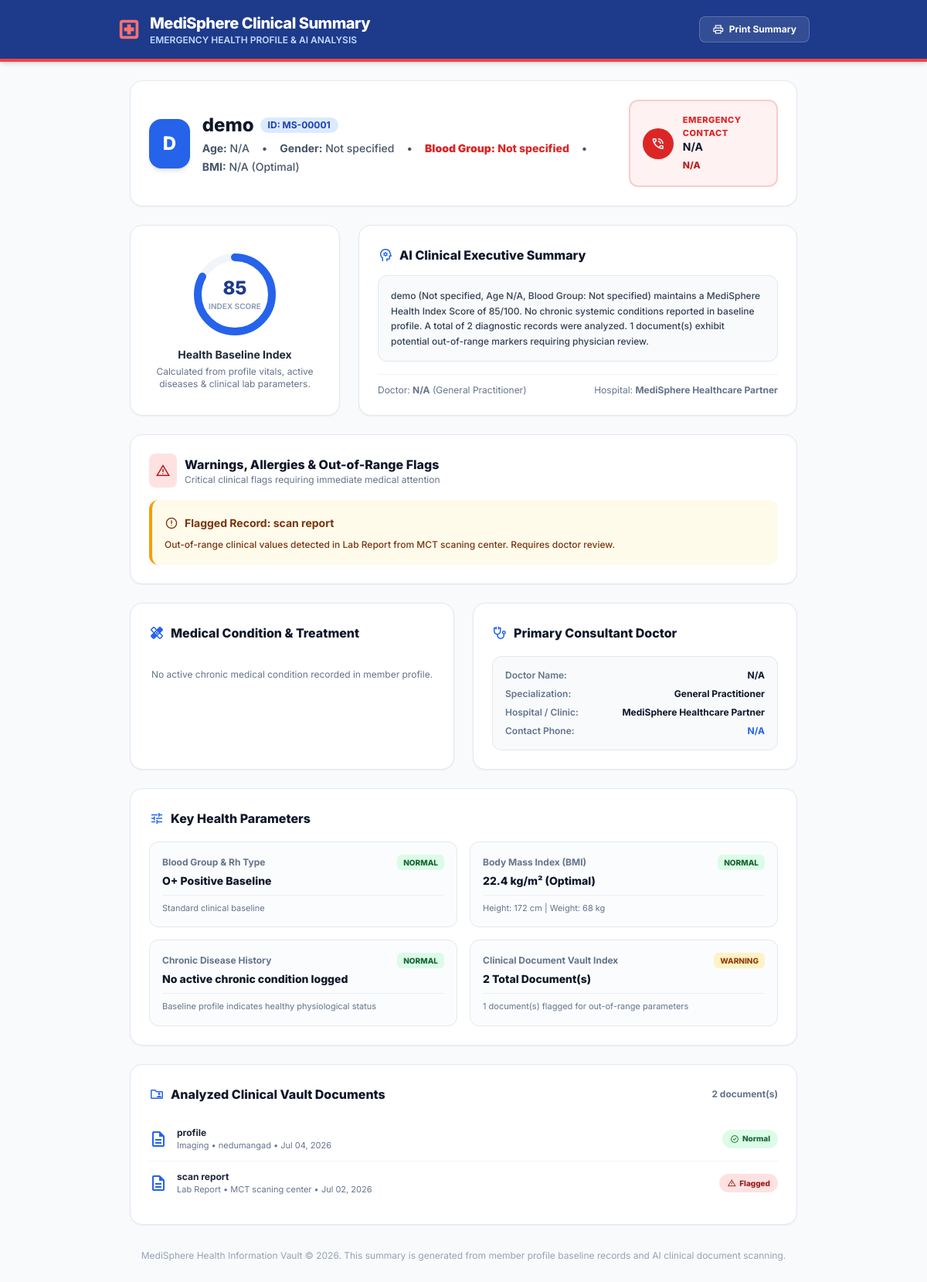
The app's page /AI_analyser/qr/myself/1/ with its own data.
### medisphere/models.py (models this page shows, shortened)
class MedicalDocument(models.Model):
    DOCUMENT_TYPE_CHOICES = [
        ('lab_report',       'Lab Report'),
        ('imaging',          'Imaging'),
        ('vaccination',      'Vaccination'),
        ('prescription',     'Prescription'),
        ('medical_history',  'Medical History'),
        ('allergy',          'Allergy'),
        ('other',            'Other'),
    ]
    profile = models.ForeignKey(
        UserProfile, on_delete=models.CASCADE, related_name='documents'
    )
    member = models.ForeignKey(
        FamilyMember, on_delete=models.CASCADE, related_name='documents', blank=True, null=True
    )
    name         = models.CharField(max_length=255)
    document_type = models.CharField(max_length=30, choices=DOCUMENT_TYPE_CHOICES, default='other')
    file         = models.FileField(upload_to='medical_docs/%Y/%m/', blank=True, null=True)
    facility     = models.CharField(max_length=255, blank=True, null=True)   # hospital / lab name
    document_date = models.DateField(blank=True, null=True)
    notes        = models.TextField(blank=True, null=True)
    has_abnormal = models.BooleanField(default=False)   # flag abnormal results
    uploaded_at  = models.DateTimeField(auto_now_add=True)
    class Meta:
        ordering = ['-document_date', '-uploaded_at']

### medisphere/views.py (the view)
# urls.py: path('AI_analyser/qr/<str:member_type>/<int:member_id>/', views.ai_summary_qr_view, name='ai_summary_qr_view'),
def ai_summary_qr_view(request, member_type, member_id):
    member = None
    if member_type == 'member':
        member = get_object_or_404(FamilyMember, id=member_id)
        profile = member.profile
    else:
        profile = get_object_or_404(UserProfile, id=member_id)
    ai_summary = generate_member_ai_summary(profile=profile, member=member)
    context = {
        'ai_summary': ai_summary,
        'profile': profile,
        'member': member,
    }
    return render(request, 'ai_summary_qr.html', context)

### medisphere/templates/ai_summary_qr.html (shortened to what this page needs)
<!doctype html>
<html class="light" lang="en">
<head>
  {% include 'tailwind_setup.html' %}
</head>
<body class="min-h-screen bg-slate-50 text-slate-900 pb-12">
  <header class="bg-blue-900 text-white py-4 px-6 shadow-md border-b-4 border-red-500 sticky top-0 z-50">
    <div class="max-w-4xl mx-auto flex items-center justify-between">
      <div class="flex items-center gap-3">
        <span class="material-symbols-outlined text-red-400 text-3xl font-extrabold">local_hospital</span>
        <div>
          <h1 class="text-xl font-extrabold tracking-tight">MediSphere Clinical Summary</h1>
          <p class="text-xs text-blue-200 uppercase font-semibold">Emergency Health Profile &amp; AI Analysis</p>
        </div>
      </div>
      <div class="flex items-center gap-2 no-print">
        <button onclick="window.print()" class="px-4 py-2 bg-white/10 hover:bg-white/20 text-white rounded-lg font-bold text-xs flex items-center gap-1.5 transition-colors border border-white/20">
          <span class="material-symbols-outlined text-[16px]">print</span> Print Summary
        </button>
      </div>
    </div>
  </header>
  <main class="max-w-4xl mx-auto px-4 mt-6 space-y-6">
    <div class="bg-white rounded-2xl p-6 border border-slate-200 shadow-sm flex flex-col md:flex-row justify-between items-start md:items-center gap-6">
      <div class="flex items-center gap-4">
        <div class="w-16 h-16 rounded-2xl bg-blue-600 text-white flex items-center justify-center font-extrabold text-2xl shadow-md">
          {{ ai_summary.name|slice:":1"|upper }}
        </div>
        <div>
          <div class="flex items-center gap-2">
            <h2 class="text-2xl font-extrabold text-slate-900">{{ ai_summary.name }}</h2>
            <span class="px-2.5 py-0.5 bg-blue-100 text-blue-800 rounded-full text-xs font-bold uppercase">
              ID: {{ ai_summary.patient_code }}
            </span>
          </div>
          <p class="text-sm text-slate-600 mt-1 flex flex-wrap items-center gap-x-4 gap-y-1 font-medium">
            <span><strong>Age:</strong> {{ ai_summary.age }}</span>
            <span>•</span>
            <span><strong>Gender:</strong> {{ ai_summary.gender }}</span>
            <span>•</span>
            <span class="text-red-600 font-extrabold"><strong>Blood Group:</strong> {{ ai_summary.blood_group }}</span>
            <span>•</span>
            <span><strong>BMI:</strong> {{ ai_summary.bmi }} ({{ ai_summary.bmi_status }})</span>
          </p>
        </div>
      </div>
      <div class="w-full md:w-auto bg-red-50 border-2 border-red-200 p-4 rounded-xl flex items-center gap-3">
        <div class="w-10 h-10 rounded-full bg-red-600 text-white flex items-center justify-center shrink-0 shadow-sm">
          <span class="material-symbols-outlined text-xl">phone_in_talk</span>
        </div>
        <div>
          <p class="text-[11px] font-extrabold uppercase text-red-600 tracking-wider">Emergency Contact</p>
          <p class="text-sm font-bold text-slate-900">{{ ai_summary.emergency_contact }}</p>
          <a href="tel:{{ ai_summary.emergency_phone }}" class="text-xs font-extrabold text-red-700 hover:underline">
            {{ ai_summary.emergency_phone }}
          </a>
        </div>
      </div>
    </div>
    <div class="grid grid-cols-1 md:grid-cols-12 gap-6">
      <div class="md:col-span-4 bg-white p-6 rounded-2xl border border-slate-200 shadow-sm flex flex-col items-center justify-center text-center">
        <div class="relative w-28 h-28 flex items-center justify-center mb-3">
          <svg class="w-full h-full -rotate-90">
            <circle class="text-slate-100" cx="56" cy="56" fill="transparent" r="48" stroke="currentColor" stroke-width="10"></circle>
            <circle class="text-blue-600" cx="56" cy="56" fill="transparent" r="48" stroke="currentColor" stroke-dasharray="301" stroke-dashoffset="{{ 301|add:'-250' }}" stroke-width="10" stroke-linecap="round"></circle>
          </svg>
          <div class="absolute inset-0 flex flex-col items-center justify-center">
            <span class="text-2xl font-extrabold text-blue-900">{{ ai_summary.health_index_score }}</span>
            <span class="text-[10px] text-slate-400 font-bold uppercase">Index Score</span>
          </div>
        </div>
        <h4 class="font-bold text-slate-800 text-sm">Health Baseline Index</h4>
        <p class="text-xs text-slate-500 mt-1">Calculated from profile vitals, active diseases &amp; clinical lab parameters.</p>
      </div>
      <div class="md:col-span-8 bg-white p-6 rounded-2xl border border-slate-200 shadow-sm flex flex-col justify-between">
        <div>
          <div class="flex items-center gap-2 mb-3">
            <span class="material-symbols-outlined text-blue-600 text-xl">psychology</span>
            <h3 class="text-base font-extrabold text-slate-900">AI Clinical Executive Summary</h3>
          </div>
          <p class="text-xs text-slate-700 leading-relaxed bg-slate-50 p-4 rounded-xl border border-slate-200 font-medium">
            {{ ai_summary.general_summary }}
          </p>
        </div>
        <div class="mt-4 flex flex-wrap items-center justify-between text-xs text-slate-500 pt-3 border-t border-slate-100">
          <span>Doctor: <strong>{{ ai_summary.doctor_name }}</strong> ({{ ai_summary.doctor_spec }})</span>
          <span>Hospital: <strong>{{ ai_summary.doctor_hospital }}</strong></span>
        </div>
      </div>
    </div>
    <div class="bg-white p-6 rounded-2xl border border-slate-200 shadow-sm">
      <div class="flex items-center gap-2.5 mb-4">
        <div class="p-2 bg-red-100 text-red-700 rounded-lg">
          <span class="material-symbols-outlined text-xl">warning</span>
        </div>
        <div>
          <h3 class="text-base font-extrabold text-slate-900">Warnings, Allergies &amp; Out-of-Range Flags</h3>
          <p class="text-xs text-slate-500">Critical clinical flags requiring immediate medical attention</p>
        </div>
      </div>
      <div class="space-y-3">
        {% for w in ai_summary.warnings %}
        <div class="p-4 rounded-xl border-l-4 {% if w.type == 'allergy' %}bg-red-50 border-red-500 text-red-900{% elif w.type == 'abnormal_doc' %}bg-amber-50 border-amber-500 text-amber-900{% elif w.type == 'condition' %}bg-blue-50 border-blue-500 text-blue-900{% else %}bg-green-50 border-green-500 text-green-900{% endif %}">
          <div class="flex items-center gap-2 font-bold text-sm">
            <span class="material-symbols-outlined text-lg">
            </span>
            {{ w.title }}
          </div>
          <p class="text-xs mt-1 font-medium leading-relaxed">{{ w.message }}</p>
        </div>
        {% endfor %}
      </div>
    </div>
    <div class="grid grid-cols-1 md:grid-cols-2 gap-6">
      <div class="bg-white p-6 rounded-2xl border border-slate-200 shadow-sm">
        <div class="flex items-center gap-2 mb-4">
          <span class="material-symbols-outlined text-blue-600 text-xl">healing</span>
          <h3 class="text-base font-extrabold text-slate-900">Medical Condition &amp; Treatment</h3>
        </div>
        {% if ai_summary.disease_name %}
        <div class="bg-blue-50/60 p-4 rounded-xl border border-blue-100 space-y-2">
          <div class="flex justify-between items-center text-xs">
            <span class="font-extrabold text-blue-900">Diagnosed Condition:</span>
            <span class="font-bold text-blue-700 bg-blue-100 px-2 py-0.5 rounded">{{ ai_summary.disease_name }}</span>
          </div>
          <div class="flex justify-between items-center text-xs">
            <span class="font-extrabold text-blue-900">Treatment Duration:</span>
            <span class="font-bold text-slate-700">{{ ai_summary.treatment_years }} year(s)</span>
          </div>
          {% if ai_summary.medical_notes %}
          <div class="pt-2 border-t border-blue-200/50">
            <p class="text-[11px] text-slate-600"><strong>Notes:</strong> {{ ai_summary.medical_notes }}</p>
          </div>
          {% endif %}
        </div>
        {% else %}
        <p class="text-xs text-slate-500 py-4 text-center">No active chronic medical condition recorded in member profile.</p>
        {% endif %}
      </div>
      <div class="bg-white p-6 rounded-2xl border border-slate-200 shadow-sm">
        <div class="flex items-center gap-2 mb-4">
          <span class="material-symbols-outlined text-blue-600 text-xl">stethoscope</span>
          <h3 class="text-base font-extrabold text-slate-900">Primary Consultant Doctor</h3>
        </div>
        <div class="bg-slate-50 p-4 rounded-xl border border-slate-200 space-y-2 text-xs">
          <p class="flex justify-between">
            <span class="text-slate-500 font-semibold">Doctor Name:</span>
            <span class="font-bold text-slate-900">{{ ai_summary.doctor_name }}</span>
          </p>
          <p class="flex justify-between">
            <span class="text-slate-500 font-semibold">Specialization:</span>
            <span class="font-bold text-slate-900">{{ ai_summary.doctor_spec }}</span>
          </p>
          <p class="flex justify-between">
            <span class="text-slate-500 font-semibold">Hospital / Clinic:</span>
            <span class="font-bold text-slate-900">{{ ai_summary.doctor_hospital }}</span>
          </p>
          <p class="flex justify-between">
            <span class="text-slate-500 font-semibold">Contact Phone:</span>
            <a href="tel:{{ ai_summary.doctor_phone }}" class="font-bold text-blue-600 hover:underline">{{ ai_summary.doctor_phone }}</a>
          </p>
        </div>
      </div>
    </div>
    <div class="bg-white p-6 rounded-2xl border border-slate-200 shadow-sm">
      <div class="flex items-center gap-2 mb-4">
        <span class="material-symbols-outlined text-blue-600 text-xl">tune</span>
        <h3 class="text-base font-extrabold text-slate-900">Key Health Parameters</h3>
      </div>
      <div class="grid grid-cols-1 sm:grid-cols-2 gap-4">
        {% for param in ai_summary.key_parameters %}
        <div class="p-4 rounded-xl border border-slate-200 bg-slate-50/50 flex flex-col justify-between">
          <div>
            <div class="flex items-center justify-between text-xs mb-1">
              <span class="font-bold text-slate-500">{{ param.label }}</span>
              <span class="px-2 py-0.5 rounded text-[10px] font-extrabold uppercase {% if param.status == 'warning' %}bg-amber-100 text-amber-800{% else %}bg-green-100 text-green-800{% endif %}">
                {{ param.status }}
              </span>
            </div>
            <p class="text-sm font-extrabold text-slate-900">{{ param.value }}</p>
          </div>
          <p class="text-[11px] text-slate-500 mt-2 pt-2 border-t border-slate-200/60">{{ param.detail }}</p>
        </div>
        {% endfor %}
      </div>
    </div>
    {% if ai_summary.doc_list %}
    <div class="bg-white p-6 rounded-2xl border border-slate-200 shadow-sm">
      <div class="flex items-center justify-between mb-4">
        <div class="flex items-center gap-2">
          <span class="material-symbols-outlined text-blue-600 text-xl">folder_shared</span>
          <h3 class="text-base font-extrabold text-slate-900">Analyzed Clinical Vault Documents</h3>
        </div>
        <span class="text-xs font-bold text-slate-500">{{ ai_summary.total_docs }} document(s)</span>
      </div>
      <div class="divide-y divide-slate-100">
        {% for doc in ai_summary.doc_list %}
        <div class="py-3 flex items-center justify-between">
          <div class="flex items-center gap-3">
            <span class="material-symbols-outlined text-blue-600">description</span>
            <div>
              <p class="text-xs font-bold text-slate-800">{{ doc.name }}</p>
              <p class="text-[11px] text-slate-500">{{ doc.get_document_type_display }} • {{ doc.facility|default:"Lab Record" }} • {{ doc.document_date|date:"M d, Y"|default:"Recent" }}</p>
            </div>
          </div>
          {% if doc.has_abnormal %}
          <span class="px-2.5 py-1 bg-red-100 text-red-800 text-[10px] font-extrabold rounded-full flex items-center gap-1">
            <span class="material-symbols-outlined text-xs">warning</span> Flagged
          </span>
          {% else %}
          <span class="px-2.5 py-1 bg-green-100 text-green-800 text-[10px] font-extrabold rounded-full flex items-center gap-1">
            <span class="material-symbols-outlined text-xs">check_circle</span> Normal
          </span>
          {% endif %}
        </div>
        {% endfor %}
      </div>
    </div>
    {% endif %}
  </main>
  <footer class="max-w-4xl mx-auto px-4 mt-8 text-center text-xs text-slate-400">
    <p>MediSphere Health Information Vault &copy; 2026. This summary is generated from member profile baseline records and AI clinical document scanning.</p>
  </footer>
</body>
</html>

### records on screen
MedicalDocument: name "profile", document_type "Imaging", facility "nedumangad", document_date "Jul 04, 2026", has_abnormal False (drawn)
MedicalDocument: name "scan report", document_type "Lab Report", facility "MCT scaning center", document_date "Jul 02, 2026", has_abnormal True (drawn)

### other values on screen
{{ ai_summary.name|slice:":1"|upper }} "D"
{{ ai_summary.name }} "demo"
{{ ai_summary.patient_code }} "MS-00001"
{{ ai_summary.age }} "N/A"
{{ ai_summary.gender }} "Not specified"
{{ ai_summary.blood_group }} "Not specified"
{{ ai_summary.bmi }} "N/A"
{{ ai_summary.bmi_status }} "Optimal"
{{ ai_summary.emergency_contact }} "N/A"
{{ ai_summary.emergency_phone }} "N/A"
{{ ai_summary.health_index_score }} "85"
{{ ai_summary.doctor_name }} "N/A"
{{ ai_summary.doctor_spec }} "General Practitioner"
{{ ai_summary.doctor_hospital }} "MediSphere Healthcare Partner"
{{ w.title }} "Flagged Record: scan report"
